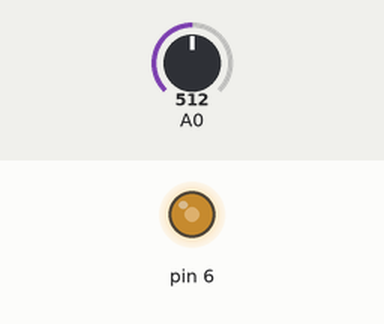
Simulated run of this sketch. Board: Arduino Uno, built with avr-gcc and run on an emulated ATmega328P. Parts: output pins drawn as LEDs (lit = HIGH). The test bench sets the inputs (shaded band); at power-on: A0 = 512.

Above: at 1.2 s.
1.3 s: A0 set to 716
At 1.7 s:
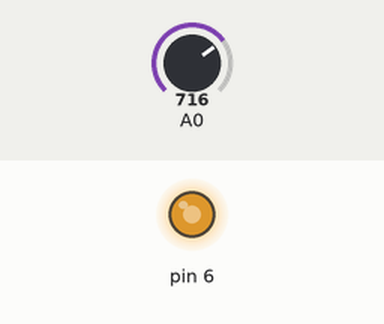
2.8 s: A0 set to 900
At 4.0 s:
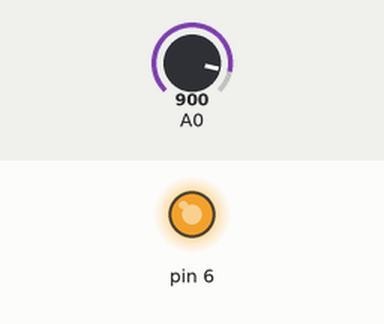
4.3 s: A0 set to 122
At 5.2 s:
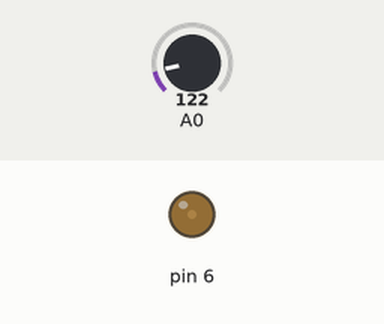
5.8 s: A0 set to 0
At 6.3 s:
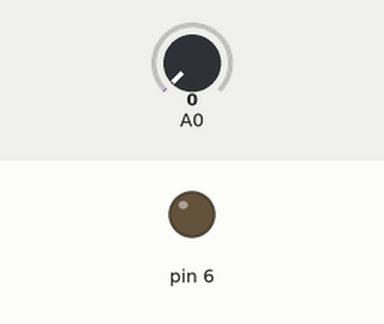
Timing chart, 0 to 8.3 s (numbered marks = the images above; inputs shaded):
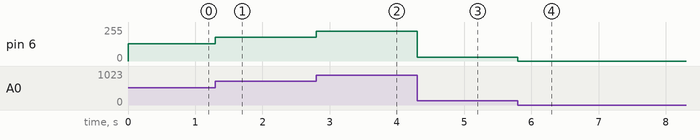

Measured:
- after the input at 1.3 s, pin 6: 128/255 → 179/255 at once
- after the input at 2.8 s, pin 6: 179/255 → 225/255 at once
- after the input at 4.3 s, pin 6: 225/255 → 30/255 at once
- after the input at 5.8 s, pin 6: 30/255 → 0/255 at once

The sketch:

experience_5.ino
```cpp
int x = 0;
void setup() {
  // initialize digital pin LED_BUILTIN as an output.
  pinMode(6, OUTPUT);
}
void loop() {
  x = analogRead(0);
  analogWrite(6, x/4);
}
```
